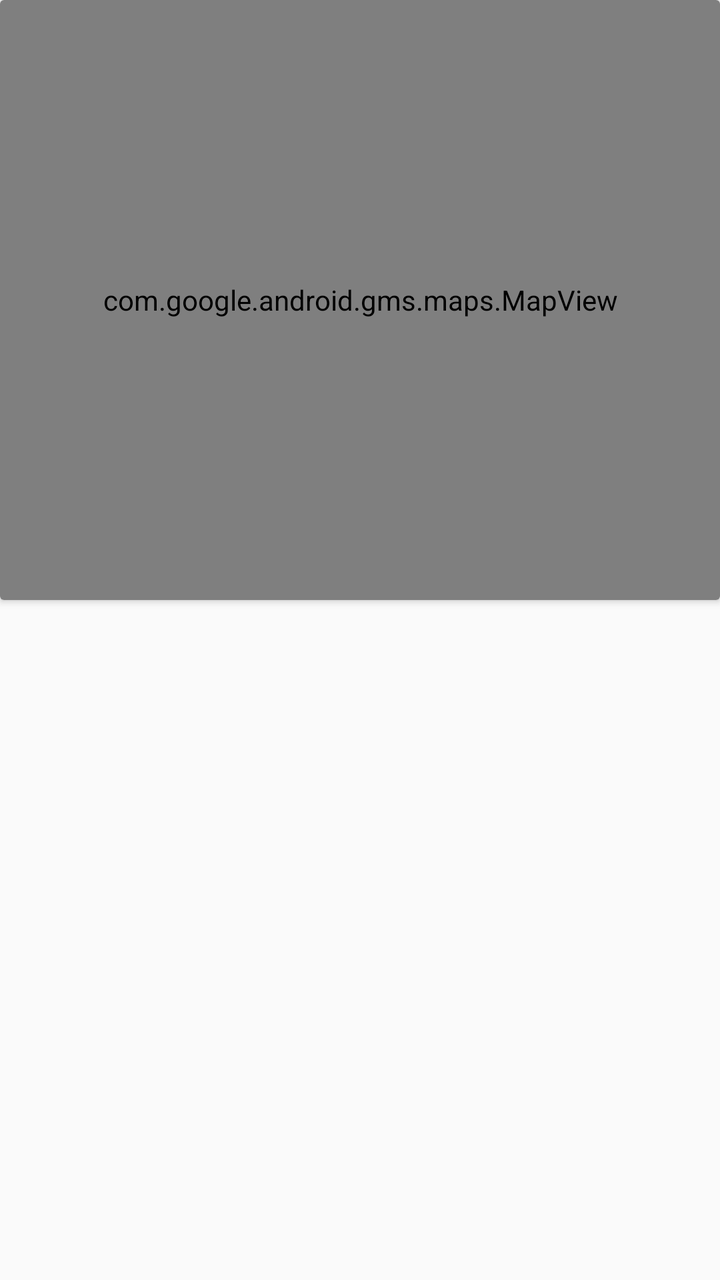
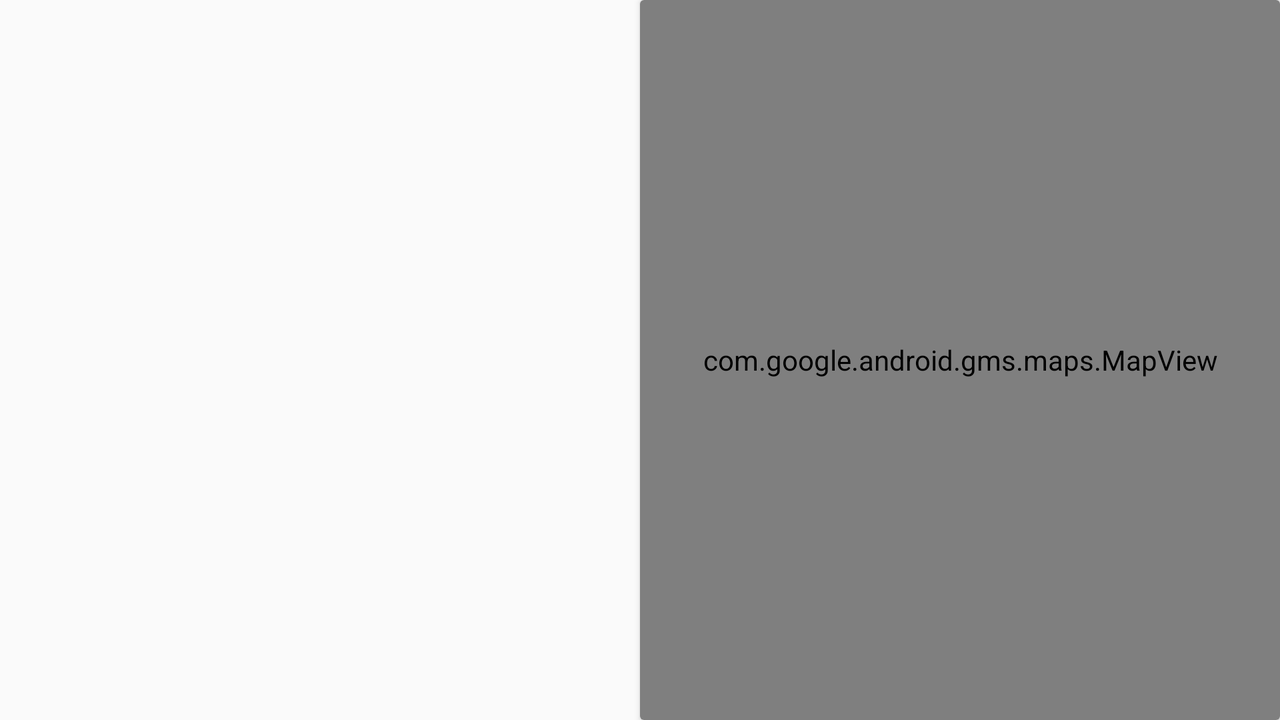

The same Android screen from two of the app's own layout files: first res/layout/ as a phone draws it, then the repository's variant for another configuration, drawn on a device whose configuration selects that folder. Both files follow.
<!-- AndroidManifest.xml: application theme AppTheme -->
<!-- res/layout/fragment_nearby_services.xml -->
<?xml version="1.0" encoding="utf-8"?>
<androidx.constraintlayout.widget.ConstraintLayout
    xmlns:android="http://schemas.android.com/apk/res/android"
    xmlns:map="http://schemas.android.com/apk/res-auto"
    xmlns:tools="http://schemas.android.com/tools"
    android:layout_width="match_parent"
    android:layout_height="match_parent">

    <androidx.cardview.widget.CardView
        android:id="@+id/map_card"
        android:layout_width="match_parent"
        android:layout_height="300dp"
        map:layout_constraintEnd_toEndOf="parent"
        map:layout_constraintStart_toStartOf="parent"
        map:layout_constraintTop_toTopOf="parent">

        <com.google.android.gms.maps.MapView
            android:id="@+id/nearby_services_map"
            android:name="com.google.android.gms.maps.SupportMapFragment"
            android:layout_width="match_parent"
            android:layout_height="match_parent" />
    </androidx.cardview.widget.CardView>

    <androidx.recyclerview.widget.RecyclerView
        android:id="@+id/nearby_services_recyclerview"
        android:layout_width="0dp"
        android:layout_height="0dp"
        android:elevation="4dp"
        map:cardElevation="8dp"
        map:layout_constraintBottom_toBottomOf="parent"
        map:layout_constraintEnd_toEndOf="parent"
        map:layout_constraintStart_toStartOf="parent"
        map:layout_constraintTop_toBottomOf="@+id/map_card"
        tools:visibility="invisible"
        tools:listitem="@layout/nearby_service_item" />

    <TextView
        android:id="@+id/disabled_location_text"
        android:layout_width="wrap_content"
        android:layout_height="wrap_content"
        android:text="Device Location Disabled"
        android:visibility="invisible"
        android:textAlignment="center"
        android:textColor="@color/darkGrey"
        android:textSize="30sp"
        android:textStyle="bold"
        map:layout_constraintBottom_toBottomOf="parent"
        map:layout_constraintEnd_toEndOf="parent"
        map:layout_constraintStart_toStartOf="parent"
        map:layout_constraintTop_toBottomOf="@+id/map_card" />

    <Button
        android:id="@+id/enable_location_btn"
        android:layout_width="0dp"
        android:layout_height="wrap_content"
        android:layout_marginStart="8dp"
        android:layout_marginEnd="8dp"
        android:layout_marginBottom="16dp"
        android:text="Go to Location Settings"
        android:visibility="invisible"
        android:background="@drawable/add_service_custom_btn"
        android:textColor="@android:color/white"
        map:layout_constraintBottom_toBottomOf="parent"
        map:layout_constraintEnd_toEndOf="parent"
        map:layout_constraintStart_toStartOf="parent" />


</androidx.constraintlayout.widget.ConstraintLayout>
<!-- res/layout/nearby_service_item.xml (included above) -->
<?xml version="1.0" encoding="utf-8"?>
<androidx.constraintlayout.widget.ConstraintLayout
    xmlns:android="http://schemas.android.com/apk/res/android"
    xmlns:app="http://schemas.android.com/apk/res-auto"
    xmlns:tools="http://schemas.android.com/tools"
    android:layout_width="match_parent"
    android:layout_height="70dp"
    android:padding="4dp">

    <androidx.cardview.widget.CardView
        android:id="@+id/nearby_service_item_card"
        android:layout_width="0dp"
        android:layout_height="0dp"
        app:cardElevation="8dp"
        app:contentPadding="2dp"
        app:layout_constraintBottom_toBottomOf="parent"
        app:layout_constraintEnd_toEndOf="parent"
        app:layout_constraintStart_toStartOf="parent"
        app:layout_constraintTop_toTopOf="parent">

        <androidx.constraintlayout.widget.ConstraintLayout
            android:layout_width="match_parent"
            android:layout_height="match_parent">

            <ImageView
                android:id="@+id/service_thumb_nail"
                android:layout_width="30dp"
                android:layout_height="30dp"
                android:layout_marginStart="8dp"
                android:backgroundTint="@color/colorPrimaryDark"
                android:backgroundTintMode="screen"
                app:layout_constraintBottom_toBottomOf="parent"
                app:layout_constraintStart_toStartOf="parent"
                app:layout_constraintTop_toTopOf="parent"
                app:srcCompat="@drawable/ic_baseline_location_on_24" />

            <TextView
                android:id="@+id/nearby_title_view"
                android:layout_width="wrap_content"
                android:layout_height="wrap_content"
                android:text="TextView"
                android:ellipsize="end"
                android:maxLines="1"
                android:textAlignment="center"
                android:textColor="@color/colorPrimary"
                android:textSize="18sp"
                android:textStyle="bold"
                android:typeface="normal"
                app:layout_constraintEnd_toEndOf="parent"
                app:layout_constraintStart_toStartOf="parent"
                app:layout_constraintTop_toTopOf="parent" />

            <TextView
                android:id="@+id/nearby_desc_view"
                android:layout_width="0dp"
                android:layout_height="wrap_content"
                android:layout_marginStart="16dp"
                android:layout_marginTop="16dp"
                android:layout_marginEnd="16dp"
                android:background="#FFFFFF"
                android:ellipsize="end"
                android:maxLines="1"
                android:text="Welcome"
                android:textAlignment="viewStart"
                android:textColor="@color/colorPrimary"
                android:textStyle="bold"
                app:layout_constraintBottom_toBottomOf="parent"
                app:layout_constraintEnd_toEndOf="parent"
                app:layout_constraintStart_toEndOf="@+id/service_thumb_nail"
                app:layout_constraintTop_toTopOf="parent" />
        </androidx.constraintlayout.widget.ConstraintLayout>
    </androidx.cardview.widget.CardView>
</androidx.constraintlayout.widget.ConstraintLayout>
<!-- resources referenced by this layout -->
<resources>
  <color name="colorPrimary">#00367F</color>
  <color name="colorPrimaryDark">#002165</color>
  <color name="darkGrey">#a6a6a6</color>
  <!-- drawable ic_baseline_location_on_24 (drawable) -->
  <vector android:height="24dp" android:tint="#121248"
      android:viewportHeight="24" android:viewportWidth="24"
      android:width="24dp" xmlns:android="http://schemas.android.com/apk/res/android">
      <path android:fillColor="@android:color/white" android:pathData="M12,2C8.13,2 5,5.13 5,9c0,5.25 7,13 7,13s7,-7.75 7,-13c0,-3.87 -3.13,-7 -7,-7zM12,11.5c-1.38,0 -2.5,-1.12 -2.5,-2.5s1.12,-2.5 2.5,-2.5 2.5,1.12 2.5,2.5 -1.12,2.5 -2.5,2.5z"/>
  </vector>
  <style name="AppTheme" parent="Theme.AppCompat.Light.DarkActionBar">
          
          <item name="colorPrimary">@color/colorPrimary</item>
          <item name="colorPrimaryDark">@color/colorPrimaryDark</item>
          <item name="colorAccent">@color/colorAccent</item>
      </style>
  <color name="colorAccent">#000000</color>
</resources>
<!-- res/layout-land/fragment_nearby_services.xml (the repository's variant of the layout above) -->
<!-- drawn on the phone turned sideways -->
<?xml version="1.0" encoding="utf-8"?>
<androidx.constraintlayout.widget.ConstraintLayout xmlns:android="http://schemas.android.com/apk/res/android"
    xmlns:map="http://schemas.android.com/apk/res-auto"
    xmlns:tools="http://schemas.android.com/tools"
    android:layout_width="match_parent"
    android:layout_height="match_parent">

    <androidx.cardview.widget.CardView
        android:id="@+id/map_card"
        android:layout_width="0dp"
        android:layout_height="0dp"
        map:layout_constraintBottom_toBottomOf="parent"
        map:layout_constraintEnd_toEndOf="parent"
        map:layout_constraintStart_toStartOf="@+id/guideline"
        map:layout_constraintTop_toTopOf="parent">

        <com.google.android.gms.maps.MapView
            android:id="@+id/nearby_services_map"
            android:name="com.google.android.gms.maps.SupportMapFragment"
            android:layout_width="match_parent"
            android:layout_height="match_parent" />
    </androidx.cardview.widget.CardView>

    <androidx.recyclerview.widget.RecyclerView
        android:id="@+id/nearby_services_recyclerview"
        android:layout_width="0dp"
        android:layout_height="0dp"
        android:elevation="4dp"
        map:cardElevation="8dp"
        map:layout_constraintBottom_toBottomOf="parent"
        map:layout_constraintEnd_toStartOf="@+id/guideline"
        map:layout_constraintStart_toStartOf="parent"
        map:layout_constraintTop_toTopOf="parent"
        tools:listitem="@layout/nearby_service_item" />

    <androidx.constraintlayout.widget.Guideline
        android:id="@+id/guideline"
        android:layout_width="wrap_content"
        android:layout_height="wrap_content"
        android:orientation="vertical"
        map:layout_constraintGuide_percent="0.5" />


</androidx.constraintlayout.widget.ConstraintLayout>
<!-- resources referenced by the variant -->
<!-- as the phone turned sideways resolves them -->
<resources>
  <color name="colorPrimary">#00367F</color>
  <color name="colorPrimaryDark">#002165</color>
  <!-- drawable ic_baseline_location_on_24 (drawable) -->
  <vector android:height="24dp" android:tint="#121248"
      android:viewportHeight="24" android:viewportWidth="24"
      android:width="24dp" xmlns:android="http://schemas.android.com/apk/res/android">
      <path android:fillColor="@android:color/white" android:pathData="M12,2C8.13,2 5,5.13 5,9c0,5.25 7,13 7,13s7,-7.75 7,-13c0,-3.87 -3.13,-7 -7,-7zM12,11.5c-1.38,0 -2.5,-1.12 -2.5,-2.5s1.12,-2.5 2.5,-2.5 2.5,1.12 2.5,2.5 -1.12,2.5 -2.5,2.5z"/>
  </vector>
  <style name="AppTheme" parent="Theme.AppCompat.Light.DarkActionBar">
          
          <item name="colorPrimary">@color/colorPrimary</item>
          <item name="colorPrimaryDark">@color/colorPrimaryDark</item>
          <item name="colorAccent">@color/colorAccent</item>
      </style>
  <color name="colorAccent">#000000</color>
</resources>
